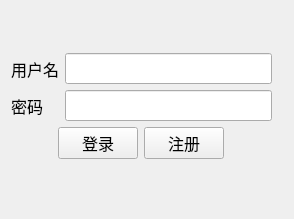
<?xml version="1.0" encoding="UTF-8"?>
<ui version="4.0">
 <class>Form</class>
 <widget class="QWidget" name="Form">
  <property name="geometry">
   <rect>
    <x>0</x>
    <y>0</y>
    <width>294</width>
    <height>219</height>
   </rect>
  </property>
  <property name="font">
   <font>
    <family>Adobe Fangsong Std</family>
    <pointsize>12</pointsize>
   </font>
  </property>
  <property name="windowTitle">
   <string>Login</string>
  </property>
  <widget class="QWidget" name="layoutWidget">
   <property name="geometry">
    <rect>
     <x>11</x>
     <y>11</y>
     <width>261</width>
     <height>190</height>
    </rect>
   </property>
   <layout class="QVBoxLayout" name="verticalLayout_3">
    <item>
     <spacer name="verticalSpacer">
      <property name="orientation">
       <enum>Qt::Vertical</enum>
      </property>
      <property name="sizeHint" stdset="0">
       <size>
        <width>20</width>
        <height>39</height>
       </size>
      </property>
     </spacer>
    </item>
    <item>
     <layout class="QHBoxLayout" name="horizontalLayout">
      <item>
       <layout class="QVBoxLayout" name="verticalLayout_2">
        <item>
         <widget class="QLabel" name="label">
          <property name="text">
           <string>用户名</string>
          </property>
         </widget>
        </item>
        <item>
         <widget class="QLabel" name="label_2">
          <property name="text">
           <string>密码</string>
          </property>
         </widget>
        </item>
       </layout>
      </item>
      <item>
       <layout class="QVBoxLayout" name="verticalLayout">
        <item>
         <widget class="QLineEdit" name="lineEdit"/>
        </item>
        <item>
         <widget class="QLineEdit" name="lineEdit_2"/>
        </item>
       </layout>
      </item>
     </layout>
    </item>
    <item>
     <layout class="QHBoxLayout" name="horizontalLayout_2">
      <item>
       <spacer name="horizontalSpacer">
        <property name="orientation">
         <enum>Qt::Horizontal</enum>
        </property>
        <property name="sizeHint" stdset="0">
         <size>
          <width>58</width>
          <height>20</height>
         </size>
        </property>
       </spacer>
      </item>
      <item>
       <widget class="QPushButton" name="pushButton">
        <property name="text">
         <string>登录</string>
        </property>
       </widget>
      </item>
      <item>
       <widget class="QPushButton" name="pushButtonreg">
        <property name="text">
         <string>注册</string>
        </property>
       </widget>
      </item>
      <item>
       <spacer name="horizontalSpacer_2">
        <property name="orientation">
         <enum>Qt::Horizontal</enum>
        </property>
        <property name="sizeHint" stdset="0">
         <size>
          <width>58</width>
          <height>20</height>
         </size>
        </property>
       </spacer>
      </item>
     </layout>
    </item>
    <item>
     <spacer name="verticalSpacer_2">
      <property name="orientation">
       <enum>Qt::Vertical</enum>
      </property>
      <property name="sizeHint" stdset="0">
       <size>
        <width>20</width>
        <height>39</height>
       </size>
      </property>
     </spacer>
    </item>
   </layout>
  </widget>
 </widget>
 <resources/>
 <connections/>
</ui>
